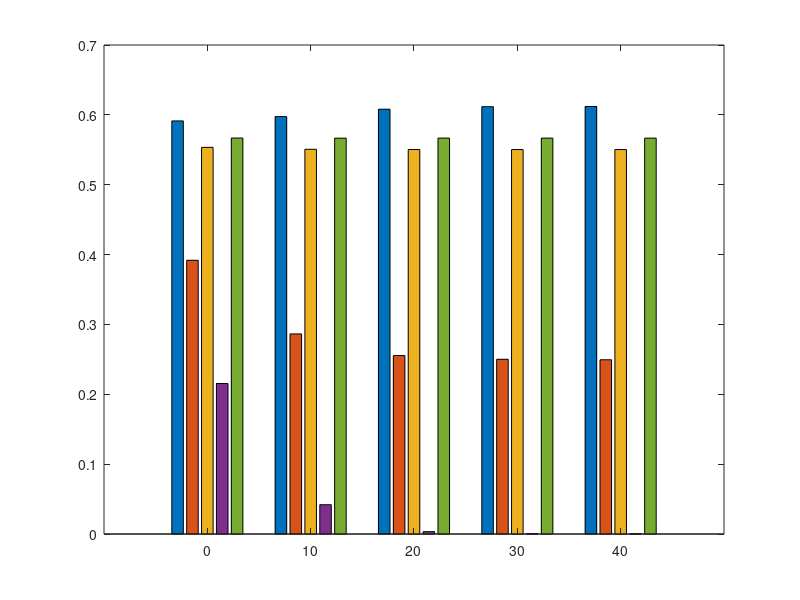

Write the MATLAB code that produced this figure. (Note: this script raises an error after producing the figure.)
clc;
clear;
close all;
addpath(genpath(pwd));
rng(1993); % For repeatable results

% SNR = 0:10:40
%% Mecha
Mecha_low_threeTags_Tag1 = [0.391398913043478;0.285838405797101;0.254851811594203;0.249388405797101;0.248703623188406];
Mecha_low_threeTags_Tag2 = [0.392121739130435;0.286634782608696;0.255654347826087;0.250392028985507;0.249648550724638];
Mecha_low_threeTags_Tag3 = [0.391971739130435;0.286892391304348;0.255930072463768;0.250605434782609;0.249917391304348];

Mecha_medium_threeTags_Tag1 = [0.0523869565217391;0.0240460144927536;0.0197050724637681;0.0190550724637681;0.0189630434782609];
Mecha_medium_threeTags_Tag2 = [0.0530572463768116;0.0238699275362319;0.0194192028985507;0.0188250000000000;0.0187394927536232];
Mecha_medium_threeTags_Tag3 = [0.0534735507246377;0.0242166666666667;0.0199264492753623;0.0192949275362319;0.0192003623188406];

Mecha_high_threeTags_Tag1 = [0.0200231884057971;0.00180760869565217;0.000215942028985507;4.20289855072464e-05;3.69565217391304e-05];
Mecha_high_threeTags_Tag2 = [0.0208271739130435;0.00196050724637681;0.000176811594202899;4.34782608695652e-05;3.22463768115942e-05];
Mecha_high_threeTags_Tag3 = [0.0209876811594203;0.00165181159420290;0.000216666666666667;9.78260869565217e-05;7.60869565217391e-05];

%% MultiRider
MultiRider_low_threeTags_Tag1 = [0.550000724637681;0.547101811594203;0.546622101449275;0.546559057971015;0.546541666666667];
MultiRider_low_threeTags_Tag2 = [0.553911956521739;0.551211594202899;0.550804347826087;0.550711231884058;0.550737318840580];
MultiRider_low_threeTags_Tag3 = [0.556535869565217;0.553845289855072;0.553720289855073;0.553701811594203;0.553721376811594];

MultiRider_medium_threeTags_Tag1 = [0.0455554347826087;0.0424250000000000;0.0421692028985507;0.0421735507246377;0.0421800724637681];
MultiRider_medium_threeTags_Tag2 = [0.0665307971014493;0.0490478260869565;0.0470858695652174;0.0469057971014493;0.0468634057971015];
MultiRider_medium_threeTags_Tag3 = [0.0853586956521739;0.0546583333333333;0.0508043478260870;0.0504431159420290;0.0503608695652174];

MultiRider_high_threeTags_Tag1 = [0.000878985507246377;3.62318840579710e-06;0;0;0];
MultiRider_high_threeTags_Tag2 = [0.0184989130434783;0.00187934782608696;0.000138405797101449;1.63043478260870e-05;7.24637681159420e-06];
MultiRider_high_threeTags_Tag3 = [0.0364971014492754;0.00430543478260870;0.000495652173913043;6.73913043478261e-05;1.37681159420290e-05];


%% FreeCollision
FreeCollision_low_threeTags_Tag1 = [0.574456313131313;0.580109595959596;0.591351010101010;0.595955555555556;0.596337121212121];
FreeCollision_low_threeTags_Tag2 = [0.587772474747475;0.593767929292929;0.604078787878788;0.607892424242424;0.608497474747475];
FreeCollision_low_threeTags_Tag3 = [0.611811363636364;0.618719949494950;0.628788636363636;0.631305050505051;0.631094949494950];

FreeCollision_medium_threeTags_Tag1 = [0.151832323232323;0.0841684343434343;0.0753813131313131;0.0763861111111111;0.0767404040404040];
FreeCollision_medium_threeTags_Tag2 = [0.164201767676768;0.0900651515151515;0.0809636363636364;0.0815146464646465;0.0820025252525253];
FreeCollision_medium_threeTags_Tag3 = [0.210568434343434;0.109180808080808;0.0948909090909091;0.0948669191919192;0.0951068181818182];

FreeCollision_high_threeTags_Tag1 = [0.0963633838383838;0.0157636363636364;0.00245631313131313;0.00101994949494950;0.000748484848484849];
FreeCollision_high_threeTags_Tag2 = [0.106756060606061;0.0174494949494950;0.00273055555555556;0.00108005050505051;0.000877777777777778];
FreeCollision_high_threeTags_Tag3 = [0.149704797979798;0.0246075757575758;0.00387222222222222;0.00160202020202020;0.00146616161616162];


%% ParaFi
ParaFi_low_threeTags_Tag1 = [0.216625000000000;0.0418619565217391;0.00329094202898551;0.000336231884057971;9.27536231884058e-05];
ParaFi_low_threeTags_Tag2 = [0.213634782608696;0.0418605072463768;0.00323913043478261;0.000314855072463768;0.000113768115942029];
ParaFi_low_threeTags_Tag3 = [0.216109782608696;0.0421231884057971;0.00359239130434783;0.000396376811594203;0.000111594202898551];

ParaFi_medium_threeTags_Tag1 = [0.216625000000000;0.0418619565217391;0.00329094202898551;0.000336231884057971;9.27536231884058e-05];
ParaFi_medium_threeTags_Tag2 = [0.213634782608696;0.0418605072463768;0.00323913043478261;0.000314855072463768;0.000113768115942029];
ParaFi_medium_threeTags_Tag3 = [0.216109782608696;0.0421231884057971;0.00359239130434783;0.000396376811594203;0.000111594202898551];

ParaFi_high_threeTags_Tag1 = [0.216625000000000;0.0418619565217391;0.00329094202898551;0.000336231884057971;9.27536231884058e-05];
ParaFi_high_threeTags_Tag2 = [0.213634782608696;0.0418605072463768;0.00323913043478261;0.000314855072463768;0.000113768115942029];
ParaFi_high_threeTags_Tag3 = [0.216109782608696;0.0421231884057971;0.00359239130434783;0.000396376811594203;0.000111594202898551];


%% ConcurScatter
ConcurScatter_low_threeTags_Tag1 = [0.566626535087719;0.566404385964912;0.566494298245614;0.566420614035088;0.566389035087719];
ConcurScatter_low_threeTags_Tag2 = [0.566723026315790;0.566480921052632;0.566540350877193;0.566566008771930;0.566602631578947];
ConcurScatter_low_threeTags_Tag3 = [0.567165789473684;0.567071710526316;0.567176754385965;0.567206359649123;0.567146929824561];

ConcurScatter_medium_threeTags_Tag1 = [0.499958552631579;0.500224780701754;0.500332017543860;0.500260307017544;0.500267982456140];
ConcurScatter_medium_threeTags_Tag2 = [0.499564254385965;0.499484429824561;0.499318859649123;0.499377192982456;0.499270833333333];
ConcurScatter_medium_threeTags_Tag3 = [0.500127192982456;0.500050877192983;0.499849780701754;0.499919298245614;0.499888377192982];

ConcurScatter_high_threeTags_Tag1 = [0.499963596491228;0.499937280701754;0.500076535087719;0.500024122807018;0.500062719298246];
ConcurScatter_high_threeTags_Tag2 = [0.499396491228070;0.499273026315789;0.499099561403509;0.499155701754386;0.499025438596491];
ConcurScatter_high_threeTags_Tag3 = [0.500268859649123;0.500263596491228;0.500121491228070;0.500249561403509;0.500203508771930];

%% BER
%%% low
BER_Mecha_low = (Mecha_low_threeTags_Tag1 + Mecha_low_threeTags_Tag2 + Mecha_low_threeTags_Tag3)./3;
BER_FreeCollision_low = (FreeCollision_low_threeTags_Tag1 + FreeCollision_low_threeTags_Tag2 + FreeCollision_low_threeTags_Tag3)./3;
BER_ParaFi_low = (ParaFi_low_threeTags_Tag1 + ParaFi_low_threeTags_Tag2 + ParaFi_low_threeTags_Tag3)./3;
BER_MultiRider_low = (MultiRider_low_threeTags_Tag1 + MultiRider_low_threeTags_Tag2 + MultiRider_low_threeTags_Tag3)./3;
BER_ConcurScatter_low = (ConcurScatter_low_threeTags_Tag1 + ConcurScatter_low_threeTags_Tag2 + ConcurScatter_low_threeTags_Tag3)./3;

%%% medium 
BER_Mecha_medium = (Mecha_medium_threeTags_Tag1 + Mecha_medium_threeTags_Tag2 + Mecha_medium_threeTags_Tag3)./3;
BER_FreeCollision_medium = (FreeCollision_medium_threeTags_Tag1 + FreeCollision_medium_threeTags_Tag2 + FreeCollision_medium_threeTags_Tag3)./3;
BER_ParaFi_medium = (ParaFi_medium_threeTags_Tag1 + ParaFi_medium_threeTags_Tag2 + ParaFi_medium_threeTags_Tag3)./3;
BER_MultiRider_medium = (MultiRider_medium_threeTags_Tag1 + MultiRider_medium_threeTags_Tag2 + MultiRider_medium_threeTags_Tag3)./3;
BER_ConcurScatter_medium = (ConcurScatter_medium_threeTags_Tag1 + ConcurScatter_medium_threeTags_Tag2 + ConcurScatter_medium_threeTags_Tag3)./3;

%%% high
BER_Mecha_high = (Mecha_high_threeTags_Tag1 + Mecha_high_threeTags_Tag2 + Mecha_high_threeTags_Tag3)./3;
BER_FreeCollision_high = (FreeCollision_high_threeTags_Tag1 + FreeCollision_high_threeTags_Tag2 + FreeCollision_high_threeTags_Tag3)./3;
BER_ParaFi_high = (ParaFi_high_threeTags_Tag1 + ParaFi_high_threeTags_Tag2 + ParaFi_high_threeTags_Tag3)./3;
BER_MultiRider_high = (MultiRider_high_threeTags_Tag1 + MultiRider_high_threeTags_Tag2 + MultiRider_high_threeTags_Tag3)./3;
BER_ConcurScatter_high = (ConcurScatter_high_threeTags_Tag1 + ConcurScatter_high_threeTags_Tag2 + ConcurScatter_high_threeTags_Tag3)./3;

%% Throughput
k = 250; % Kbps
%%% low
TP_Mecha_low = (1-Mecha_low_threeTags_Tag1).*k + (1-Mecha_low_threeTags_Tag2).*k + (1-Mecha_low_threeTags_Tag3).*k;
TP_MultiRider_low = (1-MultiRider_low_threeTags_Tag1).*k + (1-MultiRider_low_threeTags_Tag2).*k + (1-MultiRider_low_threeTags_Tag3).*k;
TP_FreeCollision_low = (1-FreeCollision_low_threeTags_Tag1).*k + (1-FreeCollision_low_threeTags_Tag2).*k + (1-FreeCollision_low_threeTags_Tag3).*k;
TP_ParaFi_low = (1-ParaFi_low_threeTags_Tag1).*k + (1-ParaFi_low_threeTags_Tag2).*k + (1-ParaFi_low_threeTags_Tag3).*k;
TP_ConcurScatter_low = (1-ConcurScatter_low_threeTags_Tag1).*k + (1-ConcurScatter_low_threeTags_Tag2).*k + (1-ConcurScatter_low_threeTags_Tag3).*k;

%%% medium
TP_Mecha_medium = (1-Mecha_medium_threeTags_Tag1).*k + (1-Mecha_medium_threeTags_Tag2).*k + (1-Mecha_medium_threeTags_Tag3).*k;
TP_MultiRider_medium = (1-MultiRider_medium_threeTags_Tag1).*k + (1-MultiRider_medium_threeTags_Tag2).*k + (1-MultiRider_medium_threeTags_Tag3).*k;
TP_FreeCollision_medium = (1-FreeCollision_medium_threeTags_Tag1).*k + (1-FreeCollision_medium_threeTags_Tag2).*k + (1-FreeCollision_medium_threeTags_Tag3).*k;
TP_ParaFi_medium = (1-ParaFi_medium_threeTags_Tag1).*k + (1-ParaFi_medium_threeTags_Tag2).*k + (1-ParaFi_medium_threeTags_Tag3).*k;
TP_ConcurScatter_medium = (1-ConcurScatter_medium_threeTags_Tag1).*k + (1-ConcurScatter_medium_threeTags_Tag2).*k + (1-ConcurScatter_medium_threeTags_Tag3).*k;

%%% high
TP_Mecha_high = (1-Mecha_high_threeTags_Tag1).*k + (1-Mecha_high_threeTags_Tag2).*k + (1-Mecha_high_threeTags_Tag3).*k;
TP_MultiRider_high = (1-MultiRider_high_threeTags_Tag1).*k + (1-MultiRider_high_threeTags_Tag2).*k + (1-MultiRider_high_threeTags_Tag3).*k;
TP_FreeCollision_high = (1-FreeCollision_high_threeTags_Tag1).*k + (1-FreeCollision_high_threeTags_Tag2).*k + (1-FreeCollision_high_threeTags_Tag3).*k;
TP_ParaFi_high = (1-ParaFi_high_threeTags_Tag1).*k + (1-ParaFi_high_threeTags_Tag2).*k + (1-ParaFi_high_threeTags_Tag3).*k;
TP_ConcurScatter_high = (1-ConcurScatter_high_threeTags_Tag1).*k + (1-ConcurScatter_high_threeTags_Tag2).*k + (1-ConcurScatter_high_threeTags_Tag3).*k;

%% plot BER
vals_BER_low = [BER_FreeCollision_low,BER_Mecha_low,BER_MultiRider_low,BER_ParaFi_low,BER_ConcurScatter_low];
vals_BER_medium = [BER_FreeCollision_medium,BER_Mecha_medium,BER_MultiRider_medium,BER_ParaFi_medium,BER_ConcurScatter_medium];
vals_BER_high = [BER_FreeCollision_high,BER_Mecha_high,BER_MultiRider_high,BER_ParaFi_high,BER_ConcurScatter_high];


%% plot Throughput
vals_TP_low = [TP_FreeCollision_low,TP_Mecha_low,TP_MultiRider_low,TP_ParaFi_low,TP_ConcurScatter_low];
vals_TP_medium = [TP_FreeCollision_medium,TP_Mecha_medium,TP_MultiRider_medium,TP_ParaFi_medium,TP_ConcurScatter_medium];
vals_TP_high = [TP_FreeCollision_high,TP_Mecha_high,TP_MultiRider_high,TP_ParaFi_high,TP_ConcurScatter_high];

x = 0:10:40;

%%%** plot BER **%%%
figure(1)
set(gcf,'unit','centimeters','position',[3 5 14.5 8]); 
b1 = bar(x,vals_BER_low);
b1(1).FaceColor = [69/255 123/255 157/255];
b1(2).FaceColor = [202/255 55/255 83/255];
b1(3).FaceColor =  [128/255 128/255 128/255];
b1(4).FaceColor = [153 153 204]./255;
b1(5).FaceColor = [132/255 165/255 157/255];
ax1 = gca;
ax1.FontSize = 14;
ax1.FontName = 'Times New Roman';
ax1.XLim = [5 35];
ax1.YLim = [1e-5 1e0];
ax1.YTick = [1e-6,1e-4,1e-2,1e0];
ax1.YScale = 'log';
% ax1.XTickLabel = {'low quality','medium quality','high quality'};
grid on
ylabel('BER','FontSize',14,'FontName','Times New Roman');
xlabel('Backscattered signal SNR (dB)','FontSize',14,'FontName','Times New Roman');
lgd = legend('FreeCollision','Mecha','MultiRider','ParaFi','ConcurScatter',...
    'FontSize',12,'FontName','Times New Roman','NumColumns',3,'Interpreter','latex');
lgd.Location = 'northoutside'; 

figure(2)
set(gcf,'unit','centimeters','position',[3 5 14.5 8]); 
b1 = bar(x,vals_BER_medium);
b1(1).FaceColor = [69/255 123/255 157/255];
b1(2).FaceColor = [202/255 55/255 83/255];
b1(3).FaceColor =  [128/255 128/255 128/255];
b1(4).FaceColor = [153 153 204]./255;
b1(5).FaceColor = [132/255 165/255 157/255];
ax1 = gca;
ax1.FontSize = 14;
ax1.FontName = 'Times New Roman';
ax1.XLim = [5 35];
ax1.YLim = [1e-5 1e0];
ax1.YTick = [1e-6,1e-4,1e-2,1e0];
ax1.YScale = 'log';
% ax1.XTickLabel = {'low quality','medium quality','high quality'};
grid on
ylabel('BER','FontSize',14,'FontName','Times New Roman');
xlabel('Backscattered signal SNR (dB)','FontSize',14,'FontName','Times New Roman');
lgd = legend('FreeCollision','Mecha','MultiRider','ParaFi','ConcurScatter',...
    'FontSize',12,'FontName','Times New Roman','NumColumns',3,'Interpreter','latex');
lgd.Location = 'northoutside'; 

figure(3)
set(gcf,'unit','centimeters','position',[3 5 14.5 8]); 
b1 = bar(x,vals_BER_high);
b1(1).FaceColor = [69/255 123/255 157/255];
b1(2).FaceColor = [202/255 55/255 83/255];
b1(3).FaceColor =  [128/255 128/255 128/255];
b1(4).FaceColor = [153 153 204]./255;
b1(5).FaceColor = [132/255 165/255 157/255];
ax1 = gca;
ax1.FontSize = 14;
ax1.FontName = 'Times New Roman';
ax1.XLim = [5 35];
ax1.YLim = [1e-5 1e0];
ax1.YTick = [1e-6,1e-4,1e-2,1e0];
ax1.YScale = 'log';
% ax1.XTickLabel = {'low quality','medium quality','high quality'};
grid on
ylabel('BER','FontSize',14,'FontName','Times New Roman');
xlabel('Backscattered signal SNR (dB)','FontSize',14,'FontName','Times New Roman');
lgd = legend('FreeCollision','Mecha','MultiRider','ParaFi','ConcurScatter',...
    'FontSize',12,'FontName','Times New Roman','NumColumns',3,'Interpreter','latex');
lgd.Location = 'northoutside'; 



figure(4)
set(gcf,'unit','centimeters','position',[3 5 14.5 8]); 
b1 = bar(x,vals_TP_low);
b1(1).FaceColor = [69/255 123/255 157/255];
b1(2).FaceColor = [202/255 55/255 83/255];
b1(3).FaceColor =  [128/255 128/255 128/255];
b1(4).FaceColor = [153 153 204]./255;
b1(5).FaceColor = [132/255 165/255 157/255];
ax1 = gca;
ax1.FontSize = 14;
ax1.FontName = 'Times New Roman';
ax1.XLim = [5 35];
% ax1.YLim = [1e-5 1e0];
% ax1.YTick = [1e-6,1e-4,1e-2,1e0];
% ax1.YScale = 'log';
% ax1.XTickLabel = {'low quality','medium quality','high quality'};
grid on
ylabel('Throughput (Kbps)','FontSize',14,'FontName','Times New Roman');
xlabel('Backscattered signal SNR (dB)','FontSize',14,'FontName','Times New Roman');
lgd = legend('FreeCollision','Mecha','MultiRider','ParaFi','ConcurScatter',...
    'FontSize',12,'FontName','Times New Roman','NumColumns',3,'Interpreter','latex');
lgd.Location = 'northoutside'; 

figure(5)
set(gcf,'unit','centimeters','position',[3 5 14.5 8]); 
b1 = bar(x,vals_TP_medium);
b1(1).FaceColor = [69/255 123/255 157/255];
b1(2).FaceColor = [202/255 55/255 83/255];
b1(3).FaceColor =  [128/255 128/255 128/255];
b1(4).FaceColor = [153 153 204]./255;
b1(5).FaceColor = [132/255 165/255 157/255];
ax1 = gca;
ax1.FontSize = 14;
ax1.FontName = 'Times New Roman';
ax1.XLim = [5 35];
% ax1.YLim = [1e-5 1e0];
% ax1.YTick = [1e-6,1e-4,1e-2,1e0];
% ax1.YScale = 'log';
% ax1.XTickLabel = {'low quality','medium quality','high quality'};
grid on
ylabel('Throughput (Kbps)','FontSize',14,'FontName','Times New Roman');
xlabel('Backscattered signal SNR (dB)','FontSize',14,'FontName','Times New Roman');
lgd = legend('FreeCollision','Mecha','MultiRider','ParaFi','ConcurScatter',...
    'FontSize',12,'FontName','Times New Roman','NumColumns',3,'Interpreter','latex');
lgd.Location = 'northoutside'; 

figure(6)
set(gcf,'unit','centimeters','position',[3 5 14.5 8]); 
b1 = bar(x,vals_TP_high);
b1(1).FaceColor = [69/255 123/255 157/255];
b1(2).FaceColor = [202/255 55/255 83/255];
b1(3).FaceColor =  [128/255 128/255 128/255];
b1(4).FaceColor = [153 153 204]./255;
b1(5).FaceColor = [132/255 165/255 157/255];
ax1 = gca;
ax1.FontSize = 14;
ax1.FontName = 'Times New Roman';
ax1.XLim = [5 35];
% ax1.YLim = [1e-5 1e0];
% ax1.YTick = [1e-6,1e-4,1e-2,1e0];
% ax1.YScale = 'log';
% ax1.XTickLabel = {'low quality','medium quality','high quality'};
grid on
ylabel('Throughput (Kbps)','FontSize',14,'FontName','Times New Roman');
xlabel('Backscattered signal SNR (dB)','FontSize',14,'FontName','Times New Roman');
lgd = legend('FreeCollision','Mecha','MultiRider','ParaFi','ConcurScatter',...
    'FontSize',12,'FontName','Times New Roman','NumColumns',3,'Interpreter','latex');
lgd.Location = 'northoutside'; 
